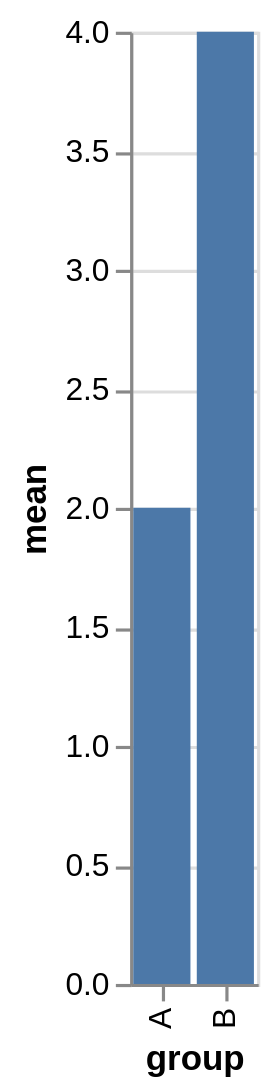

This figure's Vega-Lite source:
### Vega-Lite specification from a JSON file in a GitHub repository (floating-point values rounded to 4 significant figures)
{"$schema": "https://vega.github.io/schema/vega-lite/v6.json", "data": {"values": [{"group": "A", "mean": 2}, {"group": "B", "mean": 4}]}, "mark": "bar", "encoding": {"x": {"field": "group", "type": "nominal"}, "y": {"field": "mean", "type": "quantitative"}}}
